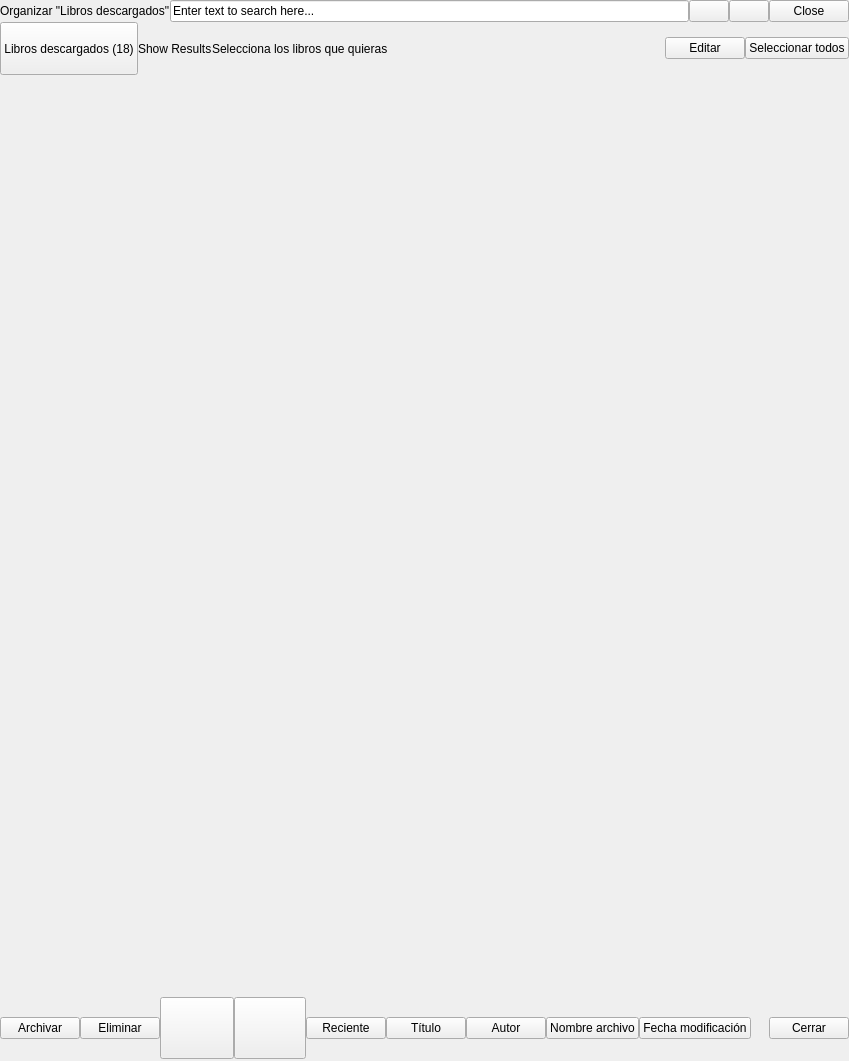
<?xml version="1.0" encoding="UTF-8"?>
<ui version="4.0">
 <class>Library</class>
 <widget class="QWidget" name="Library">
  <property name="geometry">
   <rect>
    <x>0</x>
    <y>0</y>
    <width>849</width>
    <height>1061</height>
   </rect>
  </property>
  <property name="sizePolicy">
   <sizepolicy hsizetype="Expanding" vsizetype="Expanding">
    <horstretch>0</horstretch>
    <verstretch>0</verstretch>
   </sizepolicy>
  </property>
  <property name="minimumSize">
   <size>
    <width>0</width>
    <height>0</height>
   </size>
  </property>
  <property name="maximumSize">
   <size>
    <width>849</width>
    <height>1061</height>
   </size>
  </property>
  <property name="windowTitle">
   <string>Form</string>
  </property>
  <property name="styleSheet">
   <string notr="true" />
  </property>
  <layout class="QVBoxLayout" name="verticalLayout_2">
   <property name="spacing">
    <number>0</number>
   </property>
   <property name="margin">
    <number>0</number>
   </property>
   <item>
    <widget class="QWidget" name="searchCont" native="true">
     <property name="styleSheet">
      <string notr="true" />
     </property>
     <layout class="QHBoxLayout" name="horizontalLayout_3">
      <property name="spacing">
       <number>0</number>
      </property>
      <property name="margin">
       <number>0</number>
      </property>
      <item>
       <widget class="QLabel" name="sortBooksLbl">
        <property name="text">
         <string>Organizar "Libros descargados"</string>
        </property>
       </widget>
      </item>
      <item>
       <widget class="MyQLineEdit" name="librarySearchLineEdit">
        <property name="focusPolicy">
         <enum>Qt::StrongFocus</enum>
        </property>
        <property name="styleSheet">
         <string notr="true" />
        </property>
        <property name="text">
         <string>Enter text to search here...</string>
        </property>
       </widget>
      </item>
      <item>
       <widget class="QPushButton" name="clearSearchBtn">
        <property name="focusPolicy">
         <enum>Qt::NoFocus</enum>
        </property>
        <property name="text">
         <string />
        </property>
       </widget>
      </item>
      <item>
       <widget class="QPushButton" name="synchronizeBtn">
        <property name="focusPolicy">
         <enum>Qt::NoFocus</enum>
        </property>
        <property name="text">
         <string />
        </property>
       </widget>
      </item>
      <item>
       <widget class="SilentQPushButton" name="closeSearchBtn">
        <property name="focusPolicy">
         <enum>Qt::NoFocus</enum>
        </property>
        <property name="text">
         <string>Close</string>
        </property>
       </widget>
      </item>
     </layout>
    </widget>
   </item>
   <item>
    <widget class="QFrame" name="topActions">
     <property name="minimumSize">
      <size>
       <width>0</width>
       <height>53</height>
      </size>
     </property>
     <property name="maximumSize">
      <size>
       <width>16777215</width>
       <height>75</height>
      </size>
     </property>
     <property name="styleSheet">
      <string notr="true" />
     </property>
     <property name="lineWidth">
      <number>0</number>
     </property>
     <layout class="QHBoxLayout" name="horizontalLayout_5">
      <property name="spacing">
       <number>0</number>
      </property>
      <property name="margin">
       <number>0</number>
      </property>
      <item>
       <widget class="QPushButton" name="bookActionsSelectBtn">
        <property name="sizePolicy">
         <sizepolicy hsizetype="Minimum" vsizetype="Preferred">
          <horstretch>0</horstretch>
          <verstretch>0</verstretch>
         </sizepolicy>
        </property>
        <property name="focusPolicy">
         <enum>Qt::NoFocus</enum>
        </property>
        <property name="text">
         <string>Libros descargados (18)</string>
        </property>
       </widget>
      </item>
      <item>
       <widget class="QLabel" name="showResultsLbl">
        <property name="text">
         <string>Show Results</string>
        </property>
       </widget>
      </item>
      <item>
       <widget class="LibraryBreadCrumb" name="breadCrumb" native="true">
        <property name="maximumSize">
         <size>
          <width>467</width>
          <height>16777215</height>
         </size>
        </property>
        <property name="locale">
         <locale country="Spain" language="Spanish" />
        </property>
       </widget>
      </item>
      <item>
       <widget class="QLabel" name="selectBooksLbl">
        <property name="text">
         <string>Selecciona los libros que quieras</string>
        </property>
       </widget>
      </item>
      <item>
       <spacer name="horizontalSpacer_5">
        <property name="orientation">
         <enum>Qt::Horizontal</enum>
        </property>
        <property name="sizeHint" stdset="0">
         <size>
          <width>57</width>
          <height>28</height>
         </size>
        </property>
       </spacer>
      </item>
      <item>
       <widget class="QPushButton" name="editBooksBtn">
        <property name="text">
         <string>Editar</string>
        </property>
       </widget>
      </item>
      <item>
       <widget class="QPushButton" name="selectAllBooksBtn">
        <property name="focusPolicy">
         <enum>Qt::NoFocus</enum>
        </property>
        <property name="text">
         <string>Seleccionar todos</string>
        </property>
       </widget>
      </item>
     </layout>
    </widget>
   </item>
   <item>
    <widget class="QWidget" name="booksContainer" native="true">
     <property name="sizePolicy">
      <sizepolicy hsizetype="Preferred" vsizetype="Expanding">
       <horstretch>0</horstretch>
       <verstretch>0</verstretch>
      </sizepolicy>
     </property>
     <property name="minimumSize">
      <size>
       <width>0</width>
       <height>570</height>
      </size>
     </property>
     <property name="maximumSize">
      <size>
       <width>141421</width>
       <height>856</height>
      </size>
     </property>
     <property name="styleSheet">
      <string notr="true" />
     </property>
     <layout class="QVBoxLayout" name="verticalLayout_3">
      <property name="spacing">
       <number>0</number>
      </property>
      <property name="margin">
       <number>0</number>
      </property>
     </layout>
    </widget>
   </item>
   <item>
    <spacer name="verticalSpacer">
     <property name="orientation">
      <enum>Qt::Vertical</enum>
     </property>
     <property name="sizeHint" stdset="0">
      <size>
       <width>28</width>
       <height>57</height>
      </size>
     </property>
    </spacer>
   </item>
   <item>
    <widget class="QWidget" name="sortBooksCont" native="true">
     <property name="minimumSize">
      <size>
       <width>0</width>
       <height>65</height>
      </size>
     </property>
     <property name="maximumSize">
      <size>
       <width>16777215</width>
       <height>92</height>
      </size>
     </property>
     <layout class="QHBoxLayout" name="horizontalLayout">
      <property name="spacing">
       <number>0</number>
      </property>
      <property name="margin">
       <number>0</number>
      </property>
      <item>
       <widget class="SilentQPushButton" name="archiveBooksBtn">
        <property name="focusPolicy">
         <enum>Qt::NoFocus</enum>
        </property>
        <property name="text">
         <string>Archivar</string>
        </property>
       </widget>
      </item>
      <item>
       <widget class="SilentQPushButton" name="deleteBooksBtn">
        <property name="focusPolicy">
         <enum>Qt::NoFocus</enum>
        </property>
        <property name="text">
         <string>Eliminar</string>
        </property>
       </widget>
      </item>
      <item>
       <widget class="QPushButton" name="sortIconBtn">
        <property name="minimumSize">
         <size>
          <width>74</width>
          <height>44</height>
         </size>
        </property>
        <property name="maximumSize">
         <size>
          <width>105</width>
          <height>62</height>
         </size>
        </property>
        <property name="focusPolicy">
         <enum>Qt::NoFocus</enum>
        </property>
        <property name="styleSheet">
         <string notr="true" />
        </property>
        <property name="text">
         <string />
        </property>
        <property name="checkable">
         <bool>true</bool>
        </property>
       </widget>
      </item>
      <item>
       <widget class="QPushButton" name="sortListBtn">
        <property name="minimumSize">
         <size>
          <width>72</width>
          <height>44</height>
         </size>
        </property>
        <property name="maximumSize">
         <size>
          <width>102</width>
          <height>62</height>
         </size>
        </property>
        <property name="focusPolicy">
         <enum>Qt::NoFocus</enum>
        </property>
        <property name="styleSheet">
         <string notr="true" />
        </property>
        <property name="text">
         <string />
        </property>
        <property name="checkable">
         <bool>true</bool>
        </property>
       </widget>
      </item>
      <item>
       <widget class="QPushButton" name="recentSortBtn">
        <property name="focusPolicy">
         <enum>Qt::NoFocus</enum>
        </property>
        <property name="text">
         <string>Reciente</string>
        </property>
        <property name="checkable">
         <bool>true</bool>
        </property>
       </widget>
      </item>
      <item>
       <widget class="QPushButton" name="titleSortBtn">
        <property name="focusPolicy">
         <enum>Qt::NoFocus</enum>
        </property>
        <property name="text">
         <string>T&#237;tulo</string>
        </property>
        <property name="checkable">
         <bool>true</bool>
        </property>
       </widget>
      </item>
      <item>
       <widget class="SilentQPushButton" name="authorSortBtn">
        <property name="focusPolicy">
         <enum>Qt::NoFocus</enum>
        </property>
        <property name="text">
         <string>Autor</string>
        </property>
        <property name="checkable">
         <bool>true</bool>
        </property>
       </widget>
      </item>
      <item>
       <widget class="SilentQPushButton" name="fileNameBtn">
        <property name="focusPolicy">
         <enum>Qt::NoFocus</enum>
        </property>
        <property name="text">
         <string>Nombre archivo</string>
        </property>
        <property name="checkable">
         <bool>true</bool>
        </property>
       </widget>
      </item>
      <item>
       <widget class="QPushButton" name="lastModifyBtn">
        <property name="focusPolicy">
         <enum>Qt::NoFocus</enum>
        </property>
        <property name="text">
         <string>Fecha modificaci&#243;n</string>
        </property>
        <property name="checkable">
         <bool>true</bool>
        </property>
       </widget>
      </item>
      <item>
       <spacer name="horizontalSpacer_2">
        <property name="orientation">
         <enum>Qt::Horizontal</enum>
        </property>
        <property name="sizeHint" stdset="0">
         <size>
          <width>57</width>
          <height>28</height>
         </size>
        </property>
       </spacer>
      </item>
      <item>
       <widget class="SilentQPushButton" name="closeEditBooksBtn">
        <property name="focusPolicy">
         <enum>Qt::NoFocus</enum>
        </property>
        <property name="text">
         <string>Cerrar</string>
        </property>
       </widget>
      </item>
     </layout>
    </widget>
   </item>
  </layout>
 </widget>
 <customwidgets>
  <customwidget>
   <class>SilentQPushButton</class>
   <extends>QPushButton</extends>
   <header>SilentQPushButton.h</header>
  </customwidget>
  <customwidget>
   <class>MyQLineEdit</class>
   <extends>QLineEdit</extends>
   <header>MyQLineEdit.h</header>
  </customwidget>
  <customwidget>
   <class>LibraryBreadCrumb</class>
   <extends>QWidget</extends>
   <header location="global">LibraryBreadCrumb.h</header>
   <container>1</container>
  </customwidget>
 </customwidgets>
 <resources />
 <connections />
</ui>
